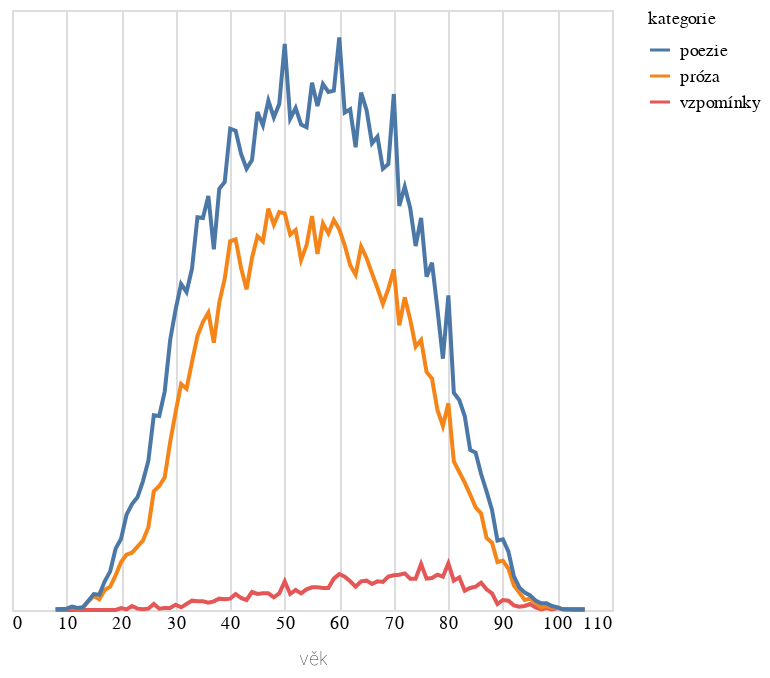

Notebook code for this chart:
### Code cell
do_grafu2 = do_grafu.filter(pl.col("rok") > 1950).group_by(["vek","kategorie"]).len().rename({"len":"počet","vek":"věk"})

alt.Chart(do_grafu2.to_pandas()).mark_line().encode(
    alt.X('věk:Q').axis(domain=False, tickSize=0),
    alt.Y('počet:Q').stack('zero').axis(None),
    alt.Color('kategorie:N')
)

### Figure 1 — Vega-Lite specification as saved in the notebook (floating-point values rounded to 4 significant figures; data arrays with more than 128 entries replaced by an {"elided": "..."} marker saying what was removed)
{"config": {"title": {"font": "Noticia Text", "fontSize": 12, "anchor": "start", "lineHeight": 19, "fontWeight": "bolder", "subtitleFont": "Noticia Text", "subtitleFontSize": 10, "subtitleLineHeight": 15, "subtitlePadding": 10, "dy": -10}, "axis": {"labelFont": "Asap", "titleFont": "Asap", "fontWeight": "lighter", "titleFontWeight": "lighter", "labelFontSize": 9, "titleFontSize": 9, "labelPadding": 2, "titlePadding": 9, "domainOpacity": 0, "tickColor": "#DCDDD6"}, "legend": {"labelFont": "Asap", "labelFontWeight": "normal", "titleFont": "Asap", "titleFontWeight": "normal", "labelFontSize": 9, "titleFontSize": 9}}, "data": {"name": "data-6987c7686b164fe308bf5b4b98089e6c"}, "mark": {"type": "line"}, "encoding": {"color": {"field": "kategorie", "type": "nominal"}, "x": {"axis": {"domain": false, "tickSize": 0}, "field": "věk", "type": "quantitative"}, "y": {"axis": null, "field": "počet", "stack": "zero", "type": "quantitative"}}, "$schema": "https://vega.github.io/schema/vega-lite/v5.8.0.json", "datasets": {"data-6987c7686b164fe308bf5b4b98089e6c": {"elided": "264 records"}}}
